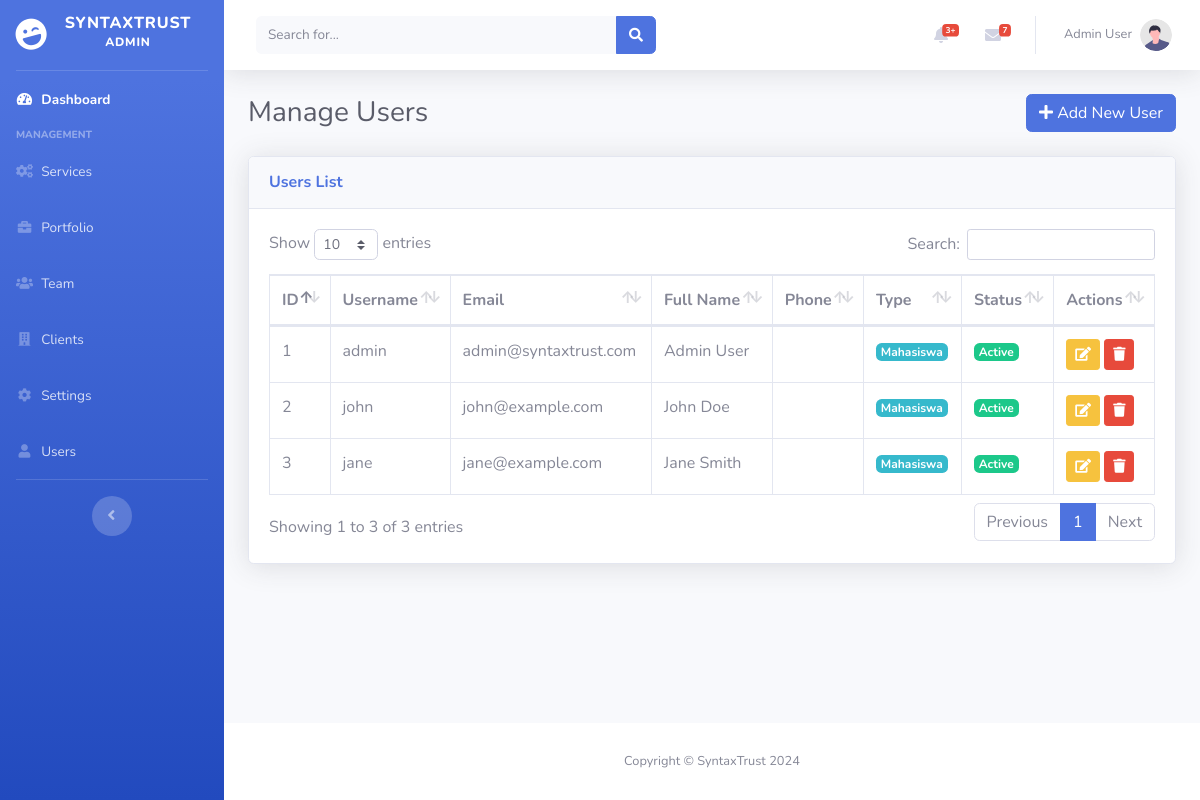
The page /manage_users.php (signed in) on the database its author committed.
### tables this page shows
CREATE TABLE IF NOT EXISTS users (
    id INT PRIMARY KEY AUTO_INCREMENT,
    username VARCHAR(50) UNIQUE NOT NULL,
    email VARCHAR(100) UNIQUE NOT NULL,
    password_hash VARCHAR(255) NOT NULL,
    full_name VARCHAR(100) NOT NULL,
    phone VARCHAR(20),
    user_type ENUM('mahasiswa', 'bisnis', 'admin') DEFAULT 'mahasiswa',
    profile_image VARCHAR(255),
    bio TEXT,
    is_active BOOLEAN DEFAULT TRUE,
    email_verified BOOLEAN DEFAULT FALSE,
    created_at TIMESTAMP DEFAULT CURRENT_TIMESTAMP,
    updated_at TIMESTAMP DEFAULT CURRENT_TIMESTAMP ON UPDATE CURRENT_TIMESTAMP,
    INDEX idx_email (email),
    INDEX idx_user_type (user_type)
);

### manage_users.php (the view, shortened to what this page needs)
<?php
require_once 'config/database.php';
try {
    $stmt = $pdo->query("SELECT * FROM users WHERE is_active = 1 ORDER BY created_at DESC");
    $users = $stmt->fetchAll(PDO::FETCH_ASSOC);
} catch (PDOException $e) {
    $users = [];
}
include 'includes/header.php';
?>
<body id="page-top">
    <div id="wrapper">
        <?php require_once 'includes/sidebar.php'; ?>
        <div id="content-wrapper" class="d-flex flex-column">
            <div id="content">
                <?php require_once 'includes/topbar.php'; ?>
<div class="container-fluid">
    <div class="d-sm-flex align-items-center justify-content-between mb-4">
        <h1 class="h3 mb-0 text-gray-800">Manage Users</h1>
        <button class="btn btn-primary" data-toggle="modal" data-target="#addUserModal">
            <i class="fas fa-plus"></i> Add New User
        </button>
    </div>
    <div class="row">
        <div class="col-12">
            <div class="card shadow mb-4">
                <div class="card-header py-3">
                    <h6 class="m-0 font-weight-bold text-primary">Users List</h6>
                </div>
                <div class="card-body">
                    <div class="table-responsive">
                        <table class="table table-bordered" id="usersTable" width="100%" cellspacing="0">
                            <thead>
                                <tr>
                                    <th>ID</th>
                                    <th>Username</th>
                                    <th>Email</th>
                                    <th>Full Name</th>
                                    <th>Phone</th>
                                    <th>Type</th>
                                    <th>Status</th>
                                    <th>Actions</th>
                                </tr>
                            </thead>
                            <tbody>
                                <?php foreach ($users as $user): ?>
                                <tr>
                                    <td><?php echo $user['id']; ?></td>
                                    <td><?php echo htmlspecialchars($user['username']); ?></td>
                                    <td><?php echo htmlspecialchars($user['email']); ?></td>
                                    <td><?php echo htmlspecialchars($user['full_name']); ?></td>
                                    <td><?php echo htmlspecialchars($user['phone']); ?></td>
                                    <td>
                                        <span class="badge badge-<?php echo $user['user_type'] == 'admin' ? 'danger' : 'info'; ?>">
                                            <?php echo ucfirst($user['user_type']); ?>
                                        </span>
                                    </td>
                                    <td>
                                        <span class="badge badge-<?php echo $user['is_active'] ? 'success' : 'secondary'; ?>">
                                            <?php echo $user['is_active'] ? 'Active' : 'Inactive'; ?>
                                        </span>
                                    </td>
                                    <td>
                                        <button class="btn btn-sm btn-warning edit-user" data-id="<?php echo $user['id']; ?>">
                                            <i class="fas fa-edit"></i>
                                        </button>
                                        <button class="btn btn-sm btn-danger delete-user" data-id="<?php echo $user['id']; ?>">
                                            <i class="fas fa-trash"></i>
                                        </button>
                                    </td>
                                </tr>
                                <?php endforeach; ?>
                            </tbody>
                        </table>
                    </div>
                </div>
            </div>
        </div>
    </div>
</div>
</div>
<?php require_once 'includes/footer.php'; ?>
    </div>
</body>
</html>

### includes/header.php (shortened to what this page needs)
<!DOCTYPE html>
<html lang="en">
<head>
    <link href="assets/vendor/fontawesome-free/css/all.min.css" rel="stylesheet" type="text/css">
    <link href="assets/css/sb-admin-2.min.css" rel="stylesheet">
    <link href="assets/vendor/datatables/dataTables.bootstrap4.min.css" rel="stylesheet">
</head>

### includes/sidebar.php
<ul class="navbar-nav bg-gradient-primary sidebar sidebar-dark accordion" id="accordionSidebar">
    <a class="sidebar-brand d-flex align-items-center justify-content-center" href="index.php">
        <div class="sidebar-brand-icon rotate-n-15">
            <i class="fas fa-laugh-wink"></i>
        </div>
        <div class="sidebar-brand-text mx-3">SyntaxTrust <sup>Admin</sup></div>
    </a>
    <hr class="sidebar-divider my-0">
    <li class="nav-item active">
        <a class="nav-link" href="index.php">
            <i class="fas fa-fw fa-tachometer-alt"></i>
            <span>Dashboard</span></a>
    </li>
    <div class="sidebar-heading">
        Management
    </div>
    <li class="nav-item">
        <a class="nav-link" href="manage_services.php">
            <i class="fas fa-fw fa-cogs"></i>
            <span>Services</span></a>
    </li>
    <li class="nav-item">
        <a class="nav-link" href="manage_portfolio.php">
            <i class="fas fa-fw fa-briefcase"></i>
            <span>Portfolio</span></a>
    </li>
    <li class="nav-item">
        <a class="nav-link" href="manage_team.php">
            <i class="fas fa-fw fa-users"></i>
            <span>Team</span></a>
    </li>
    <li class="nav-item">
        <a class="nav-link" href="manage_clients.php">
            <i class="fas fa-fw fa-building"></i>
            <span>Clients</span></a>
    </li>
    <li class="nav-item">
        <a class="nav-link" href="manage_settings.php">
            <i class="fas fa-fw fa-cog"></i>
            <span>Settings</span></a>
    </li>
    <li class="nav-item">
        <a class="nav-link" href="manage_users.php">
            <i class="fas fa-fw fa-user"></i>
            <span>Users</span></a>
    </li>
    <hr class="sidebar-divider d-none d-md-block">
    <div class="text-center d-none d-md-inline">
        <button class="rounded-circle border-0" id="sidebarToggle"></button>
    </div>
</ul>

### includes/topbar.php (shortened to what this page needs)
<nav class="navbar navbar-expand navbar-light bg-white topbar mb-4 static-top shadow">
    <form
        class="d-none d-sm-inline-block form-inline mr-auto ml-md-3 my-2 my-md-0 mw-100 navbar-search">
        <div class="input-group">
            <input type="text" class="form-control bg-light border-0 small" placeholder="Search for..."
                aria-label="Search" aria-describedby="basic-addon2">
            <div class="input-group-append">
                <button class="btn btn-primary" type="button">
                    <i class="fas fa-search fa-sm"></i>
                </button>
            </div>
        </div>
    </form>
    <ul class="navbar-nav ml-auto">
        <li class="nav-item dropdown no-arrow mx-1">
            <a class="nav-link dropdown-toggle" href="#" id="alertsDropdown" role="button"
                data-toggle="dropdown" aria-haspopup="true" aria-expanded="false">
                <i class="fas fa-bell fa-fw"></i>
                <span class="badge badge-danger badge-counter">3+</span>
            </a>
        </li>
        <li class="nav-item dropdown no-arrow mx-1">
            <a class="nav-link dropdown-toggle" href="#" id="messagesDropdown" role="button"
                data-toggle="dropdown" aria-haspopup="true" aria-expanded="false">
                <i class="fas fa-envelope fa-fw"></i>
                <span class="badge badge-danger badge-counter">7</span>
            </a>
        </li>
        <li class="nav-item dropdown no-arrow">
            <a class="nav-link dropdown-toggle" href="#" id="userDropdown" role="button"
                data-toggle="dropdown" aria-haspopup="true" aria-expanded="false">
                <span class="mr-2 d-none d-lg-inline text-gray-600 small"><?php echo htmlspecialchars($_SESSION['user_name'] ?? 'User'); ?></span>
                <img class="img-profile rounded-circle"
                    src="assets/img/undraw_profile.svg">
            </a>
        </li>
    </ul>
</nav>

### includes/footer.php
<footer class="sticky-footer bg-white">
    <div class="container my-auto">
        <div class="copyright text-center my-auto">
            <span>Copyright &copy; SyntaxTrust 2024</span>
        </div>
    </div>
</footer>

### rows shown on the page
users: id "1", username "admin", email "admin@syntaxtrust.com", full_name "Admin User", user_type "Mahasiswa", is_active "Active"
users: id "2", username "john", email "john@example.com", full_name "John Doe", user_type "Mahasiswa", is_active "Active"
users: id "3", username "jane", email "jane@example.com", full_name "Jane Smith", user_type "Mahasiswa", is_active "Active"

### other values the page prints
$_SESSION['user_name'] "Admin User"
